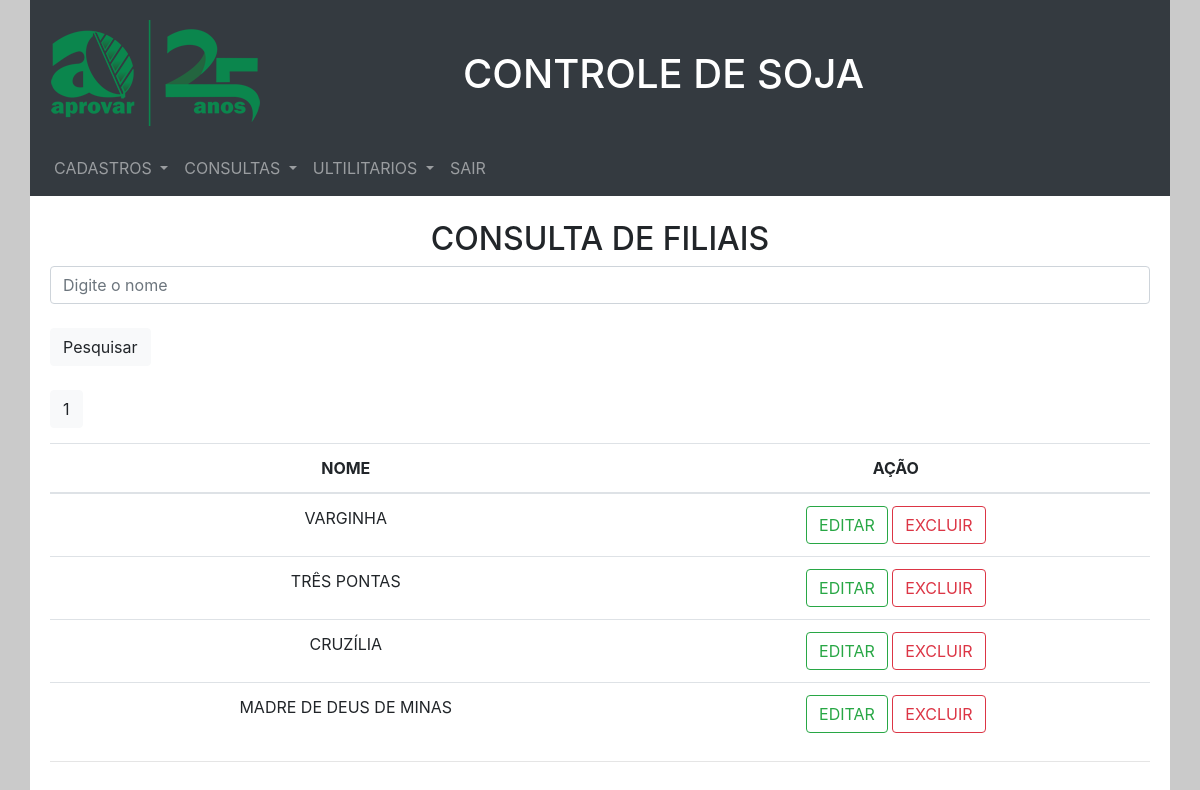
The app's page /crud-master/filial_Consultar.php (signed in) with its own data.
### tables this page shows
CREATE TABLE IF NOT EXISTS `filial` (
  `id` int(10) NOT NULL AUTO_INCREMENT,
  `nome` varchar(30) NOT NULL,
  PRIMARY KEY (`id`)
);

### crud-master/filial_Consultar.php (the view, shortened to what this page needs)
<?php
require("conn.php");
require 'classes/cadastroFilial.class.php';
$filial = new Filial($pdo);
?>
<!DOCTYPE html>
<html lang="pt-br">
<head>
    <link rel="stylesheet" href="https://stackpath.bootstrapcdn.com/bootstrap/4.3.1/css/bootstrap.min.css">
    <link rel="stylesheet" href="css/geral.css">
</head>
<body>
    <div class="container">
    <header>
            <?php
            include_once "menu.php"; ?>
        </header>
        <section class="corpo">
             <h2>Consulta de Filiais</h2>
             <form action="" method="POST">
                 <input type="search" name="pesquisar"  class="form-control" id="pesquisar" placeholder="Digite o nome"><br>
                 <input type="submit" class="btn btn-light" value="Pesquisar"><br><br>
             </form>
            <table class="table table-hover tab">
                <thead>
                    <tr>
                        <th scope="col">Nome</td>
                        <th scope="col">Ação</td>
                    </tr>
                </thead>
                <?php if (!empty($_POST['pesquisar'])) {
                    $pesq = $_POST['pesquisar'];
                    $lista = $filial->consultar($pesq);
                }else {
                    $lista = $filial->consultar();
                }
                foreach ($lista as $item) :
                    ?>
                    <tr>
                        <td><?php echo $item['nome']; ?></td>
                        <td>
                            <a href="<?php echo 'filial_Salvar.php?id=' . $item['id']; ?>" class="btn btn-outline-success">Editar</a>
                            <a href="<?php echo 'filial_Deletar.php?id=' . $item['id'].'&nome='.$item['nome']; ?>" class="btn btn-outline-danger">Excluir</a>
                        </td>
                    </tr>
                <?php endforeach; ?>
            </table>
            <hr>
        </section>
    </div>
</body>
</html>

### crud-master/css/geral.css (style rules this page uses)
body { margin: 0; padding: 0; text-transform: uppercase; background-color: #cacaca; }
.container { padding: 0; background-color: #ffffff; height: 100%; }
header { height: 140px; vertical-align: center; margin: 0; padding: 0; }
.corpo { margin-top: 60px; padding: 20px; height: 100%; }
.corpo h2 { text-align: center; }
.tab th { text-align: center; }
tr { text-align: center; }

### records on screen
filial: nome "VARGINHA"
filial: nome "TRÊS PONTAS"
filial: nome "CRUZÍLIA"
filial: nome "MADRE DE DEUS DE MINAS"
